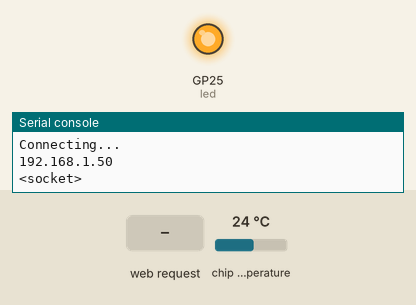
Bench run of a program on a simulated Raspberry Pi Pico running MicroPython. On the bench: output pins drawn as LEDs (lit = HIGH), the last lines printed to the serial console. The inputs (shaded band) are chosen by the test bench; at power-on: chip temperature 24 °C. WiFi joins after 1.5 s; a WiFi scan finds one network, HomeNet.

Above: at 5.7 s.
5.8 s: HTTP request GET /lighton? received
7.3 s: HTTP request GET /lightoff? received
At 8.5 s:
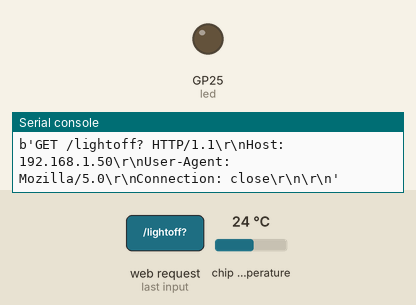
8.8 s: HTTP request GET /lighton received
Timing chart, 0 to 11.8 s (numbered marks = the images above; inputs shaded):
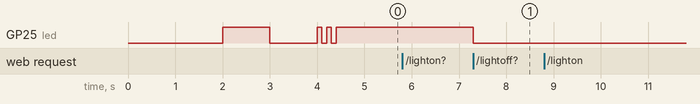

Measured:
- after the input at 7.3 s, GP25 (led): HIGH → LOW at once

The program:

web_server.py
```python
import network
import socket
from time import sleep
from picozero import pico_temp_sensor
import machine
import binascii


ssid = 'ssid'
password = 'password'

led = machine.Pin("LED", machine.Pin.OUT)

# Function for led blinking used for feedback
def cute_blink():
    led.off()
    for i in range(5):
        led.toggle()
        sleep(0.1)
    led.off()

# Function for connecting to a WiFi
def connect():
    wlan = network.WLAN(network.STA_IF)
    wlan.active(True)
    networks = wlan.scan()
    i=0
    networks.sort(key=lambda x:x[3],reverse=True) # sorted on RSSI (3)
    for w in networks:
        i+=1
        print(i,w[0].decode(),binascii.hexlify(w[1]).decode(),w[2],w[3],w[4],w[5])

    wlan.connect(ssid, password)
    while wlan.isconnected() == False:
        print('Connecting...')
        led.toggle()
        sleep(1)
    led.off()
    cute_blink()
    print(wlan.ifconfig()[0])
    return wlan.ifconfig()[0]

# Function for disconnecting from a connected WiFi and turn the WiFi off on the Pico
def disconnect():
    wlan = network.WLAN(network.STA_IF)
    wlan.disconnect()
    wlan.active(False)
    while wlan.isconnected() != False:
        print('Disconnecting...')
        led.toggle()
        sleep(1)
    cute_blink()

# Function for opening a socket on the Pico
def open_socket(ip):
    address = (ip, 80)
    connection = socket.socket()
    connection.bind(address)
    connection.listen(1)
    print(connection)
    return connection

def webpage(temperature, state):
    #Template HTML
    html = f"""
            <!DOCTYPE html>
            <html>

            <body>
                <form action="./lighton">
                    <input type="submit" value="Light on" />
                </form>

                <form action="./lightoff">
                    <input type="submit" value="Light off" />
                </form>
                <p>LED:  {state}</p>
                <p>Temp: {temperature}</p>
            </body>

            </html>
            """
    return str(html)

def serve(connection):
    state = "OFF"
    led.on()
    temperature = 0
    while True:
        client = connection.accept()[0]
        request = client.recv(1024)
        request = str(request)
        print(request)
        try:
            request = request.split()[1]
        except IndexError:
            pass
        if request == '/lighton?':
            led.on()
            state = 'ON'
        elif request == '/lightoff?':
            led.off()
            state = 'OFF'
        temperature = pico_temp_sensor.temp
        html = webpage(temperature, state)
        client.send(html)
        client.close()


try:
    ip = connect()
    connection = open_socket(ip)
    serve(connection)
    # uncomment and run script to disconnect form WiFi
    # disconnect()
except Exception:
    print('Error!');
```
